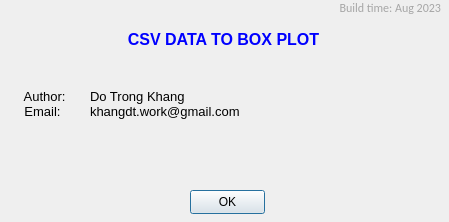
<?xml version="1.0" encoding="UTF-8"?>
<ui version="4.0">
 <class>About</class>
 <widget class="QDialog" name="About">
  <property name="geometry">
   <rect>
    <x>0</x>
    <y>0</y>
    <width>449</width>
    <height>222</height>
   </rect>
  </property>
  <property name="windowTitle">
   <string>About</string>
  </property>
  <widget class="QLabel" name="lblBuildTime">
   <property name="geometry">
    <rect>
     <x>120</x>
     <y>0</y>
     <width>321</width>
     <height>16</height>
    </rect>
   </property>
   <property name="font">
    <font>
     <family>Calibri</family>
    </font>
   </property>
   <property name="text">
    <string>&lt;html&gt;&lt;head/&gt;&lt;body&gt;&lt;p align=&quot;right&quot;&gt;&lt;span style=&quot; color:#a6a6a6;&quot;&gt;Build time: Aug 2023&lt;/span&gt;&lt;/p&gt;&lt;/body&gt;&lt;/html&gt;</string>
   </property>
  </widget>
  <widget class="QLabel" name="lblApplicationName">
   <property name="geometry">
    <rect>
     <x>8</x>
     <y>30</y>
     <width>431</width>
     <height>20</height>
    </rect>
   </property>
   <property name="text">
    <string>&lt;html&gt;&lt;head/&gt;&lt;body&gt;&lt;p align=&quot;center&quot;&gt;&lt;span style=&quot; font-size:12pt; font-weight:700; color:#0000ff;&quot;&gt;CSV DATA TO BOX PLOT&lt;/span&gt;&lt;/p&gt;&lt;/body&gt;&lt;/html&gt;</string>
   </property>
  </widget>
  <widget class="QLabel" name="lblMainMessage">
   <property name="geometry">
    <rect>
     <x>10</x>
     <y>80</y>
     <width>431</width>
     <height>91</height>
    </rect>
   </property>
   <property name="text">
    <string>&lt;!DOCTYPE HTML PUBLIC &quot;-//W3C//DTD HTML 4.0//EN&quot; &quot;http://www.w3.org/TR/REC-html40/strict.dtd&quot;&gt;
&lt;html&gt;&lt;head&gt;&lt;meta name=&quot;qrichtext&quot; content=&quot;1&quot; /&gt;&lt;meta charset=&quot;utf-8&quot; /&gt;&lt;style type=&quot;text/css&quot;&gt;
p, li { white-space: pre-wrap; }
hr { height: 1px; border-width: 0; }
li.unchecked::marker { content: &quot;\2610&quot;; }
li.checked::marker { content: &quot;\2612&quot;; }
&lt;/style&gt;&lt;/head&gt;&lt;body style=&quot; font-family:'Segoe UI'; font-size:9pt; font-weight:400; font-style:normal;&quot;&gt;
&lt;p align=&quot;justify&quot; style=&quot; margin-top:12px; margin-bottom:12px; margin-left:0px; margin-right:0px; -qt-block-indent:0; text-indent:0px;&quot;&gt;&lt;span style=&quot; font-size:10pt;&quot;&gt;    Author: 	Do Trong Khang&lt;br /&gt;    Email: 	&lt;/span&gt;&lt;span style=&quot; font-size:10pt;&quot;&gt;khangdt.work@gmail.com&lt;/span&gt;&lt;span style=&quot; font-size:10pt;&quot;&gt;&lt;br /&gt;	&lt;/span&gt;&lt;/p&gt;
&lt;p align=&quot;justify&quot; style=&quot;-qt-paragraph-type:empty; margin-top:0px; margin-bottom:0px; margin-left:0px; margin-right:0px; -qt-block-indent:0; text-indent:0px; font-size:10pt;&quot;&gt;&lt;br /&gt;&lt;/p&gt;&lt;/body&gt;&lt;/html&gt;</string>
   </property>
  </widget>
  <widget class="QPushButton" name="btnClose">
   <property name="geometry">
    <rect>
     <x>190</x>
     <y>190</y>
     <width>75</width>
     <height>24</height>
    </rect>
   </property>
   <property name="text">
    <string>OK</string>
   </property>
  </widget>
 </widget>
 <resources/>
 <connections>
  <connection>
   <sender>btnClose</sender>
   <signal>clicked()</signal>
   <receiver>About</receiver>
   <slot>close()</slot>
   <hints>
    <hint type="sourcelabel">
     <x>227</x>
     <y>201</y>
    </hint>
    <hint type="destinationlabel">
     <x>224</x>
     <y>110</y>
    </hint>
   </hints>
  </connection>
 </connections>
</ui>
